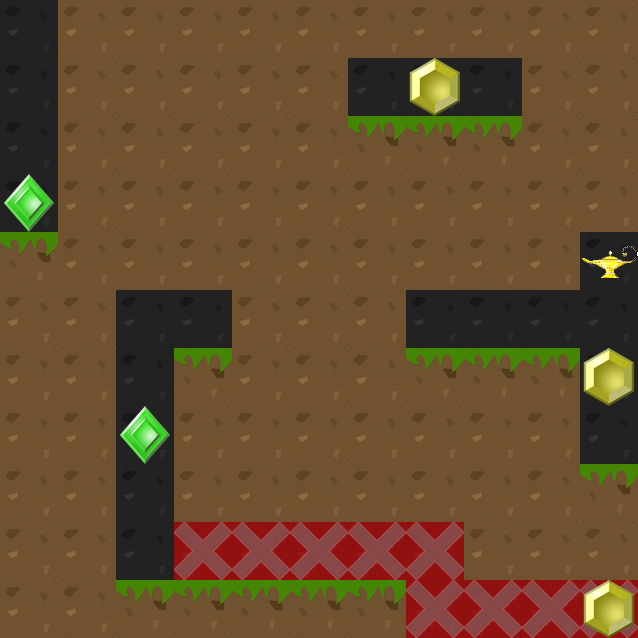

The image is a tile-based game level rendered from a .tmx file. Its description and source (layers, tilesets, objects; grid data summarised) follow:
An orthogonal 11x11 tile map with 58x58 px tiles, 4 tile layers (Background, NoWarps, Objects, Puzzle), 3 tilesets and 1 object (SpawnPoint).

<map version="1.0" orientation="orthogonal" width="11" height="11" tilewidth="58" tileheight="58">
 <properties>
  <property name="Time" value="45" />
 </properties>
 <tileset firstgid="1" name="Main_Tiles" tilewidth="58" tileheight="58" spacing="1" margin="1">
  <image source="[email redacted]" width="256" height="256" />
  <tile id="2">
   <properties>
    <property name="Collidable" value="True" />
   </properties>
  </tile>
  <tile id="4">
   <properties>
    <property name="Collidable" value="True" />
   </properties>
  </tile>
 </tileset>
 <tileset firstgid="17" name="markers" tilewidth="58" tileheight="58" spacing="1" margin="1">
  <image source="markers.png" width="64" height="128" />
  <tile id="0">
   <properties>
    <property name="Collidable" value="True" />
   </properties>
  </tile>
 </tileset>
 <tileset firstgid="19" name="6MainItems_default" tilewidth="58" tileheight="58" spacing="1" margin="1">
  <image source="6MainItems_default.png" width="256" height="256" />
  <tile id="0">
   <properties>
    <property name="Gem" value="True" />
    <property name="Yellow" value="True" />
   </properties>
  </tile>
  <tile id="1">
   <properties>
    <property name="NoWarp" value="True" />
   </properties>
  </tile>
  <tile id="4">
   <properties>
    <property name="Freeze" value="True" />
    <property name="Gem" value="True" />
    <property name="Other" value="True" />
   </properties>
  </tile>
  <tile id="8">
   <properties>
    <property name="Finish" value="True" />
   </properties>
  </tile>
  <tile id="9">
   <properties>
    <property name="Gem" value="True" />
    <property name="Other" value="True" />
    <property name="Speed" value="True" />
   </properties>
  </tile>
 </tileset>
 <layer name="Background" width="11" height="11">
  <data>[121 cells, 121 non-empty, 1 distinct tile ids]</data>
 </layer>
 <objectgroup name="Points" width="11" height="11">
  <object name="SpawnPoint" x="0" y="0" width="58" height="58" />
 </objectgroup>
 <layer name="NoWarps" width="11" height="11">
  <data>[121 cells, 9 non-empty, 1 distinct tile ids]</data>
 </layer>
 <layer name="Objects" width="11" height="11">
  <data>[121 cells, 6 non-empty, 3 distinct tile ids]</data>
 </layer>
 <layer name="Puzzle" width="11" height="11">
  <data>[121 cells, 92 non-empty, 2 distinct tile ids]</data>
 </layer>
</map>